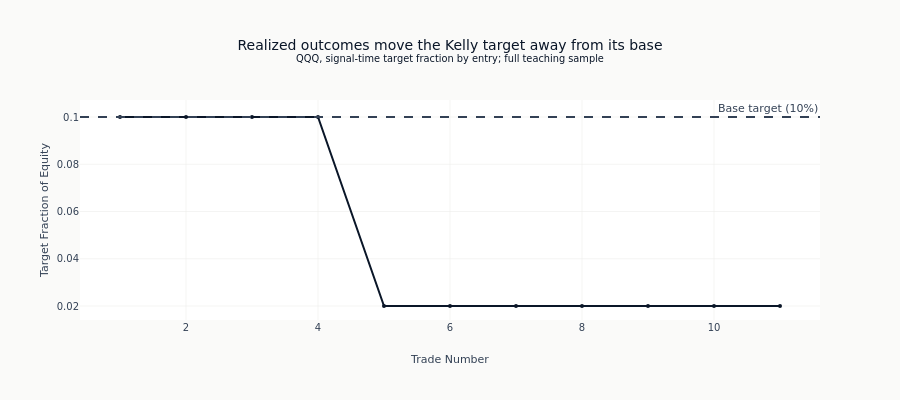

Notebook cell for this chart:
### Markdown cell above
### Visualize Position Size Adaptation

The key observable: position sizes change over time as the strategy learns
from its own trade outcomes.

### Code cell
if kelly_strategy.size_history:
    trade_numbers = np.arange(1, len(kelly_strategy.size_history) + 1)
    fig = go.Figure()
    fig.add_trace(
        go.Scatter(
            x=trade_numbers,
            y=kelly_strategy.size_history,
            mode="lines+markers",
            name="Adaptive target",
            line=dict(color=COLORS["blue"]),
            marker=dict(size=4),
        )
    )
    fig.add_hline(
        y=kelly_strategy.base_size,
        line_dash="dash",
        line_color=COLORS["neutral"],
        annotation_text="Base target (10%)",
    )
    fig.update_layout(
        title=(
            "Realized outcomes move the Kelly target away from its base"
            "<br><sup>QQQ, signal-time target fraction by entry; full teaching sample</sup>"
        ),
        xaxis_title="Trade Number",
        yaxis_title="Target Fraction of Equity",
        height=400,
    )
    fig.show()

### Figure 1 — Plotly figure (JSON) as saved in the notebook; plotly's stock layout.template omitted (floating-point values rounded to 4 significant figures)
{"data": [{"line": {"color": "#0a1628"}, "marker": {"size": 4}, "mode": "lines+markers", "name": "Adaptive target", "type": "scatter", "x": [1, 2, 3, 4, 5, 6, 7, 8, 9, 10, 11], "y": [0.1, 0.1, 0.1, 0.1, 0.02, 0.02, 0.02, 0.02, 0.02, 0.02, 0.02]}], "layout": {"annotations": [{"showarrow": false, "text": "Base target (10%)", "x": 1, "xanchor": "right", "xref": "x domain", "y": 0.1, "yanchor": "bottom", "yref": "y"}], "height": 400, "shapes": [{"line": {"color": "#334155", "dash": "dash"}, "type": "line", "x0": 0, "x1": 1, "xref": "x domain", "y0": 0.1, "y1": 0.1, "yref": "y"}], "title": {"text": "Realized outcomes move the Kelly target away from its base<br><sup>QQQ, signal-time target fraction by entry; full teaching sample</sup>"}, "xaxis": {"title": {"text": "Trade Number"}}, "yaxis": {"title": {"text": "Target Fraction of Equity"}}}}
